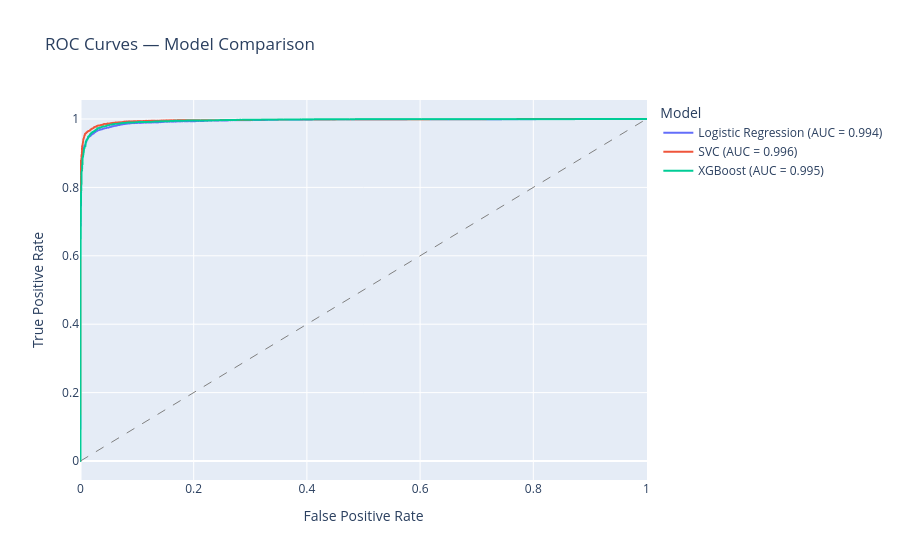

The notebook cell this image was saved under:
### Code cell
roc_data = []
for name, result in results.items():
    fpr, tpr, _ = roc_curve(y_test, result['y_prob'])
    roc_auc = auc(fpr, tpr)
    for f, t in zip(fpr, tpr):
        roc_data.append({'FPR': f, 'TPR': t, 'Model': f'{name} (AUC = {roc_auc:.3f})'})

roc_df = pd.DataFrame(roc_data)

fig = px.line(
    roc_df, x='FPR', y='TPR', color='Model',
    title='ROC Curves — Model Comparison',
    labels={'FPR': 'False Positive Rate', 'TPR': 'True Positive Rate'}
)
fig.add_shape(type='line', x0=0, y0=0, x1=1, y1=1,
              line=dict(dash='dash', color='gray', width=1))
fig.show()

### Figure 1 — Plotly figure (JSON) as saved in the notebook; plotly's stock layout.template omitted (floating-point values rounded to 4 significant figures; data arrays with more than 128 entries replaced by an {"elided": "..."} marker saying what was removed)
{"data": [{"hovertemplate": "Model=Logistic Regression (AUC = 0.994)<br>False Positive Rate=%{x}<br>True Positive Rate=%{y}<extra></extra>", "legendgroup": "Logistic Regression (AUC = 0.994)", "line": {"color": "#636efa", "dash": "solid"}, "marker": {"symbol": "circle"}, "mode": "lines", "name": "Logistic Regression (AUC = 0.994)", "showlegend": true, "type": "scattergl", "x": {"elided": "580 float values"}, "xaxis": "x", "y": {"elided": "580 float values"}, "yaxis": "y"}, {"hovertemplate": "Model=SVC (AUC = 0.996)<br>False Positive Rate=%{x}<br>True Positive Rate=%{y}<extra></extra>", "legendgroup": "SVC (AUC = 0.996)", "line": {"color": "#EF553B", "dash": "solid"}, "marker": {"symbol": "circle"}, "mode": "lines", "name": "SVC (AUC = 0.996)", "showlegend": true, "type": "scattergl", "x": {"elided": "408 float values"}, "xaxis": "x", "y": {"elided": "408 float values"}, "yaxis": "y"}, {"hovertemplate": "Model=XGBoost (AUC = 0.995)<br>False Positive Rate=%{x}<br>True Positive Rate=%{y}<extra></extra>", "legendgroup": "XGBoost (AUC = 0.995)", "line": {"color": "#00cc96", "dash": "solid"}, "marker": {"symbol": "circle"}, "mode": "lines", "name": "XGBoost (AUC = 0.995)", "showlegend": true, "type": "scattergl", "x": {"elided": "745 float values"}, "xaxis": "x", "y": {"elided": "745 float values"}, "yaxis": "y"}], "layout": {"legend": {"title": {"text": "Model"}, "tracegroupgap": 0}, "shapes": [{"line": {"color": "gray", "dash": "dash", "width": 1}, "type": "line", "x0": 0, "x1": 1, "y0": 0, "y1": 1}], "title": {"text": "ROC Curves — Model Comparison"}, "xaxis": {"anchor": "y", "domain": [0, 1], "title": {"text": "False Positive Rate"}}, "yaxis": {"anchor": "x", "domain": [0, 1], "title": {"text": "True Positive Rate"}}}}
